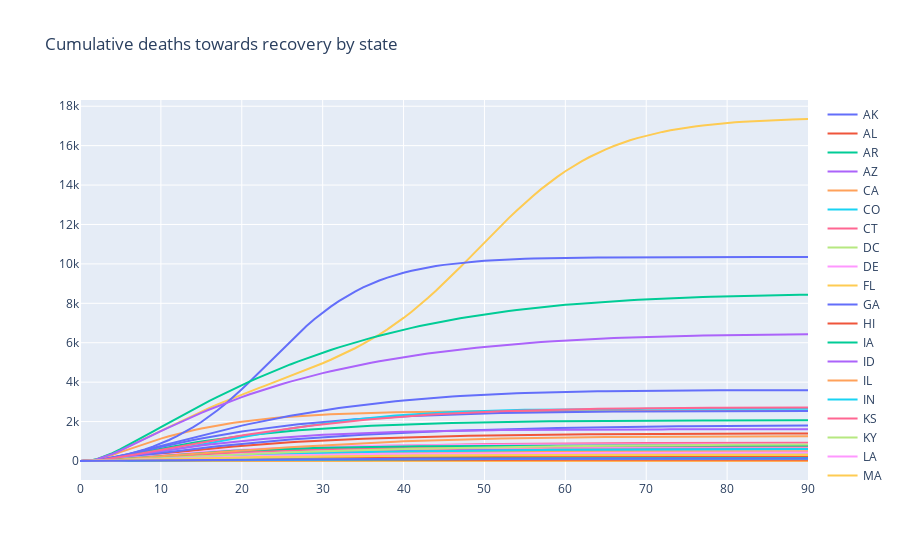

The code cell stored with this chart in its notebook:
### Code cell
deaths_plot = go.Figure()

for i in range(deceased_df.shape[1]):
    deaths_plot.add_trace(
        go.Scatter(
            x=np.arange(91), 
            y=deceased_df.iloc[:, i],
            mode='lines',
            name=deceased_df.columns[i]
        )
    )
deaths_plot.update_layout(
    title="Cumulative deaths towards recovery by state"
)
deaths_plot.show()
